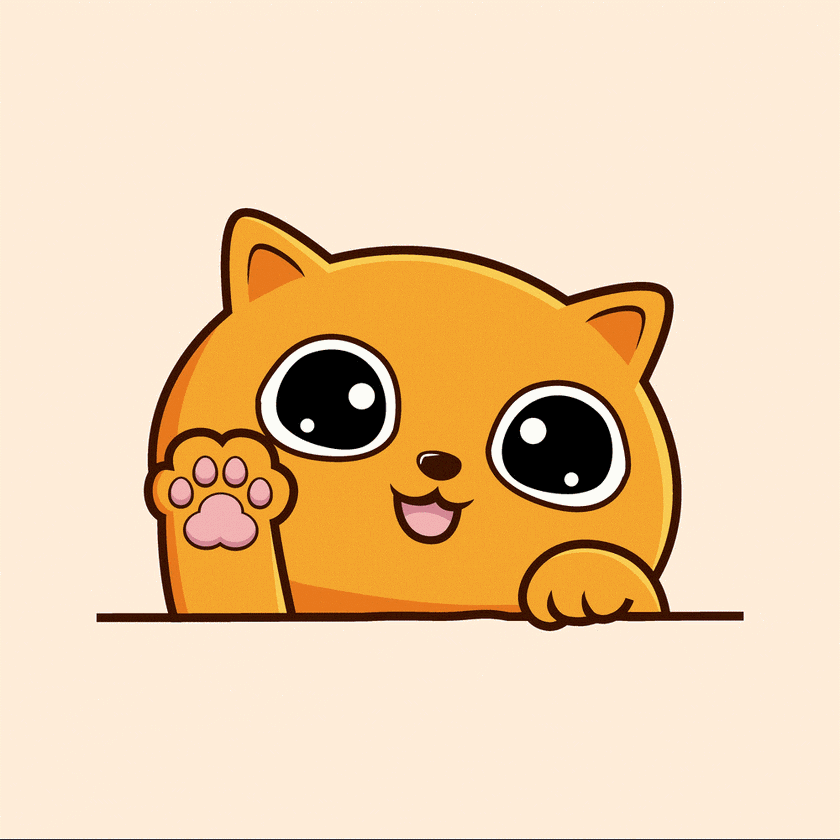
#> input picture Python #101/cat1.gif, 840 x 840 px, shrunk from 1000 x 1001 before the run
$ python image.py
#> lines starting #> are read from the running program, lines starting #| are printed output that depends on the picture
from PIL import Image
from PIL import ImageFilter

def main():
    with Image.open("cat1.gif") as img:
#> img is the input picture: PIL image 840x840 P; mean R, G, B, A 237.3, 208, 172.5, 255
        print(img.format)
#| GIF
        img = img.rotate(90)
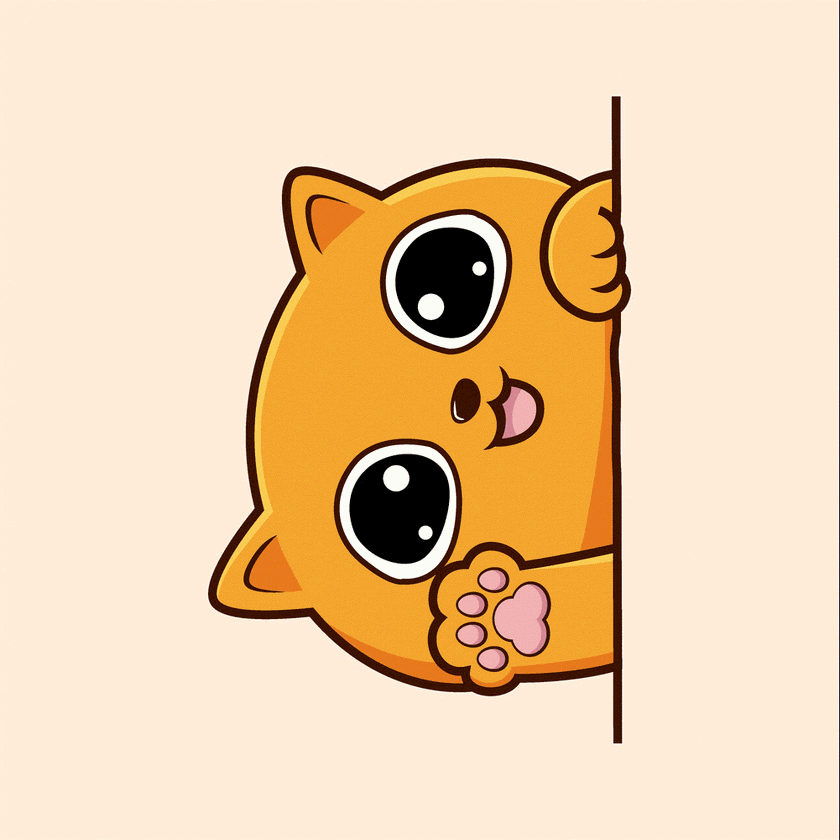
#> img: PIL image 840x840 P; mean R, G, B, A 237.3, 208, 172.5, 255
        # img = img.filter(ImageFilter.FIND_EDGES)
        # the code above is to apply a filter to the image
        img.save("cat3.gif")

main()
